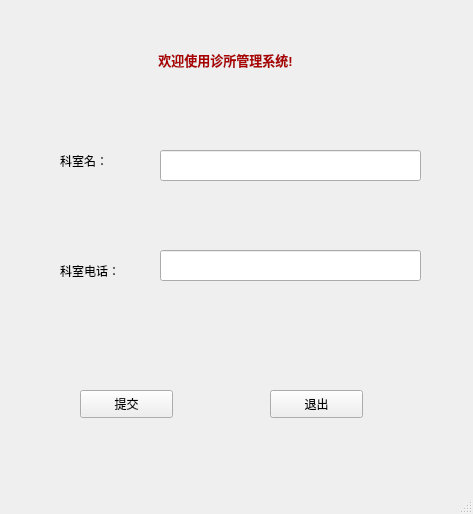
<?xml version="1.0" encoding="UTF-8"?>
<ui version="4.0">
 <class>AddRoom</class>
 <widget class="QMainWindow" name="AddRoom">
  <property name="geometry">
   <rect>
    <x>0</x>
    <y>0</y>
    <width>473</width>
    <height>514</height>
   </rect>
  </property>
  <property name="windowTitle">
   <string>诊所管理系统</string>
  </property>
  <widget class="QWidget" name="centralwidget">
   <widget class="QLabel" name="label_2">
    <property name="geometry">
     <rect>
      <x>60</x>
      <y>150</y>
      <width>81</width>
      <height>21</height>
     </rect>
    </property>
    <property name="text">
     <string>科室名：</string>
    </property>
   </widget>
   <widget class="QLineEdit" name="lineEdit">
    <property name="geometry">
     <rect>
      <x>160</x>
      <y>150</y>
      <width>261</width>
      <height>31</height>
     </rect>
    </property>
   </widget>
   <widget class="QLabel" name="label_3">
    <property name="geometry">
     <rect>
      <x>60</x>
      <y>260</y>
      <width>81</width>
      <height>21</height>
     </rect>
    </property>
    <property name="text">
     <string>科室电话：</string>
    </property>
   </widget>
   <widget class="QLineEdit" name="lineEdit_2">
    <property name="geometry">
     <rect>
      <x>160</x>
      <y>250</y>
      <width>261</width>
      <height>31</height>
     </rect>
    </property>
   </widget>
   <widget class="QPushButton" name="pushButton">
    <property name="geometry">
     <rect>
      <x>80</x>
      <y>390</y>
      <width>93</width>
      <height>28</height>
     </rect>
    </property>
    <property name="text">
     <string>提交</string>
    </property>
   </widget>
   <widget class="QLabel" name="label">
    <property name="geometry">
     <rect>
      <x>120</x>
      <y>40</y>
      <width>211</width>
      <height>41</height>
     </rect>
    </property>
    <property name="text">
     <string>&lt;html&gt;&lt;head/&gt;&lt;body&gt;&lt;p align=&quot;center&quot;&gt;&lt;span style=&quot; font-size:10pt; font-weight:600; color:#aa0000;&quot;&gt;欢迎使用诊所管理系统!&lt;/span&gt;&lt;/p&gt;&lt;/body&gt;&lt;/html&gt;</string>
    </property>
   </widget>
   <widget class="QPushButton" name="pushButton_2">
    <property name="geometry">
     <rect>
      <x>270</x>
      <y>390</y>
      <width>93</width>
      <height>28</height>
     </rect>
    </property>
    <property name="text">
     <string>退出</string>
    </property>
   </widget>
  </widget>
  <widget class="QStatusBar" name="statusbar"/>
 </widget>
 <resources/>
 <connections/>
</ui>
